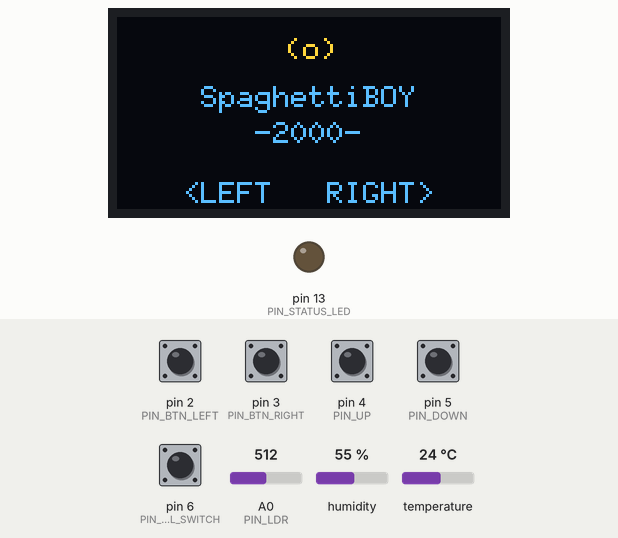
This sketch was run on a simulated Arduino Uno, built with avr-gcc and run on an emulated ATmega328P. Parts: 128×64 one-colour display, output pins drawn as LEDs (lit = HIGH). The inputs (shaded band) are chosen by the test bench; at power-on: pin 2 (PIN_BTN_LEFT), pin 3 (PIN_BTN_RIGHT), pin 4 (PIN_UP), pin 5 (PIN_DOWN), pin 6 (PIN_KILL_SWITCH) HIGH, A0 (PIN_LDR) = 512, humidity 55 %, temperature 24 °C. The OLED is the two-colour kind (top 16 rows yellow); random numbers use the default seed unless the sketch sets one.

Above: at 1.8 s.
1.9 s: pin 2 (PIN_BTN_LEFT) pulled LOW for 0.15 s
At 3.5 s:
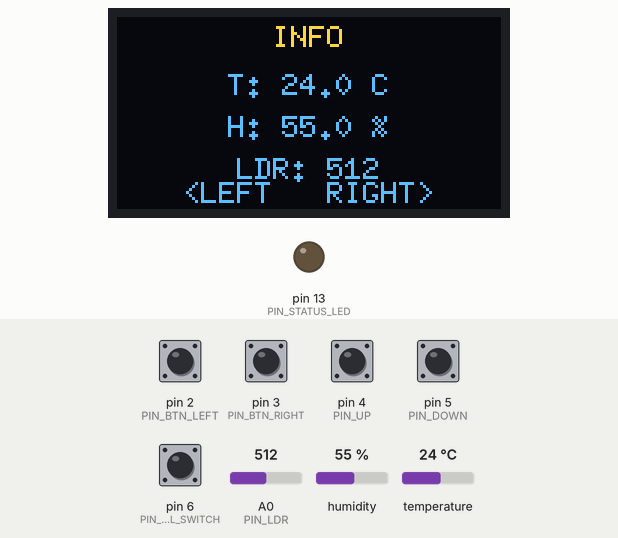
3.8 s: pin 3 (PIN_BTN_RIGHT) pulled LOW for 0.15 s
At 4.8 s:
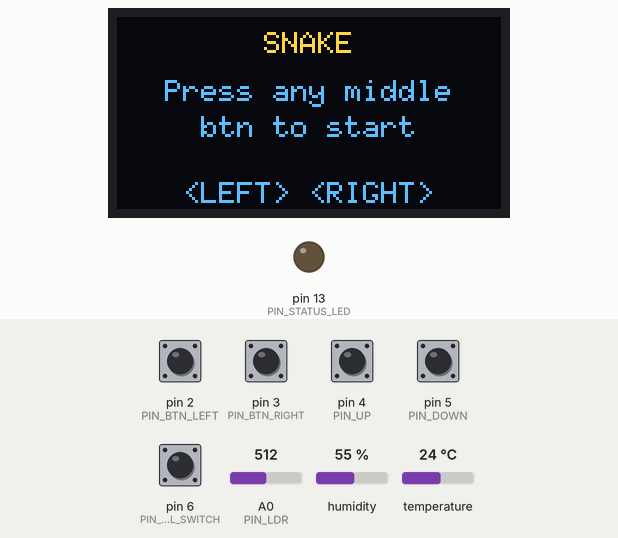
5.9 s: pin 6 (PIN_KILL_SWITCH) pulled LOW for 0.15 s
7.5 s: pin 4 (PIN_UP) pulled LOW for 0.15 s
At 7.76 s:
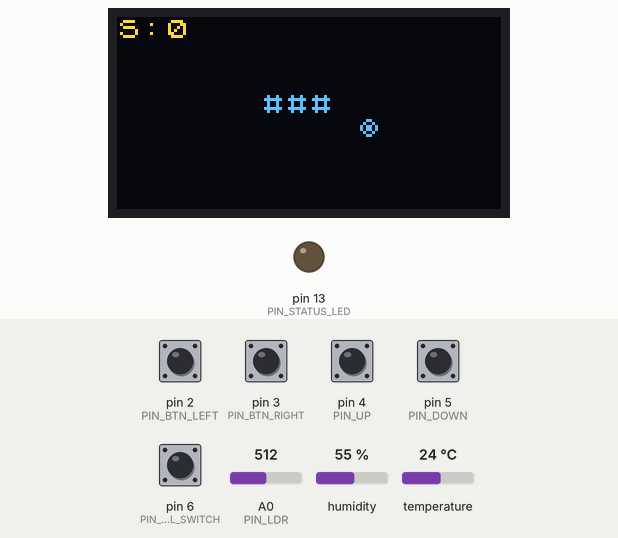
8.2 s: pin 6 (PIN_KILL_SWITCH) pulled LOW for 1 s
At 9.0 s:
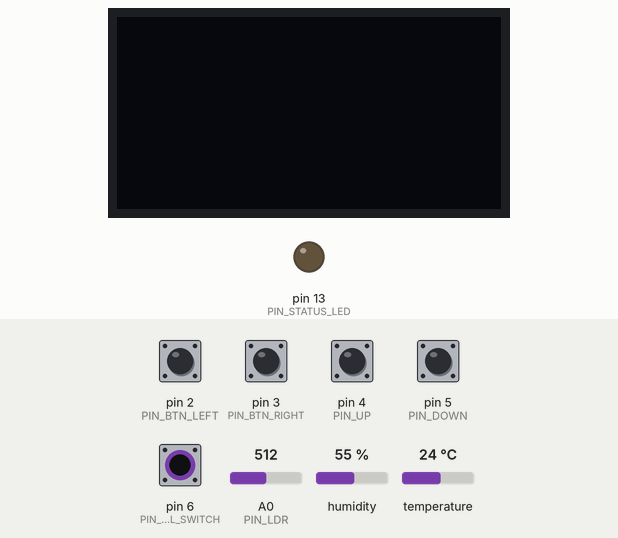
9.8 s: pin 5 (PIN_DOWN) pulled LOW for 0.15 s
At 10.34 s:
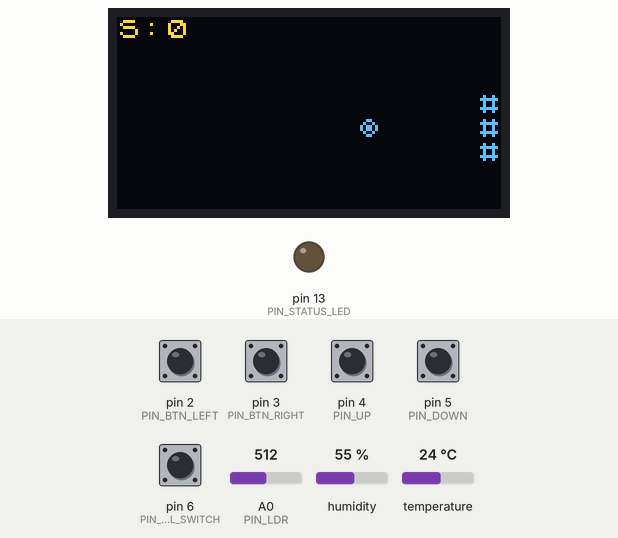
Timing chart, 0 to 11.5 s (numbered marks = the images above; inputs shaded):
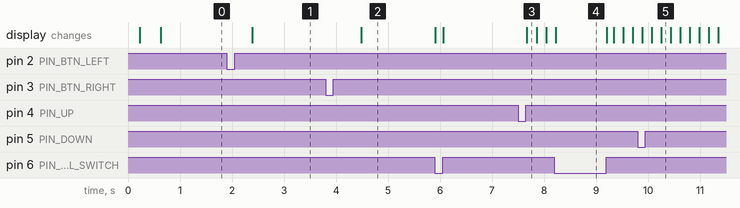

Measured:
- after the input at 1.9 s, the display: changes after 0.49 s (image 1)
- after the input at 3.8 s, the display: changes after 0.68 s (image 2)
- after the input at 7.5 s, the display: changes after 0.17 s (image 3)

The sketch:

spaghettiboy-2000-project.ino
```cpp
#include <Arduino.h>
#include <Wire.h>

#include "config.h"
#include "display.h"
#include "sensors.h"

void initSnakeGame();
void snakeGameOnEnter();
void snakeGameTick(uint32_t nowMs);
bool snakeGameExitRequested();
void clearSnakeGameExitRequest();
bool snakeGameAllowUiNavigation();
void snakeGameSetPowerSave(bool enabled);

AppState currentState = UI_SPLASH;
AppState lastActiveState = UI_SPLASH;
unsigned long lastReadMs = 0;
unsigned long bootStartMs = 0;

bool prevLeftPressed  = false;
bool prevRightPressed = false;

void setState(AppState next) {
  if (next != currentState) {
    const AppState previous = currentState;
    if (previous != UI_IDLE) {
      lastActiveState = previous;
    }
    currentState = next;
    if (currentState == UI_GAME && previous != UI_IDLE) {
      snakeGameOnEnter();
    }
    renderCurrentState(currentState);
  }
}

bool isIdleSwitchActive() {
  // INPUT_PULLUP with switch to GND: closed means IDLE requested.
  return digitalRead(PIN_KILL_SWITCH) == LOW;
}

// -----------------------------
// Input + navigation
// -----------------------------
bool isPressed(uint8_t pin) {
  // Buttons expected with internal pull-up: pressed = LOW.
  return digitalRead(pin) == LOW;
}

void handleNavigation() {
  const bool leftPressed  = isPressed(PIN_BTN_LEFT);
  const bool rightPressed = isPressed(PIN_BTN_RIGHT);

  const bool leftEdge  = leftPressed  && !prevLeftPressed;
  const bool rightEdge = rightPressed && !prevRightPressed;

  prevLeftPressed  = leftPressed;
  prevRightPressed = rightPressed;

  // Minimal debounce cost; keeps code tiny.
  delay(8);

  switch (currentState) {
    case UI_SPLASH:
      if (leftEdge) {
        setState(UI_INFO);
      } else if (rightEdge) {
        setState(UI_GAME);
      }
      break;

    case UI_INFO:
      if (leftEdge) {
        setState(UI_SPLASH);
      } else if (rightEdge) {
        setState(UI_GAME);
      }
      break;

    case UI_GAME:
      // Allow UI navigation buttons only while snake is in its own splash state.
      if (snakeGameAllowUiNavigation()) {
        if (rightEdge) {
          setState(UI_SPLASH);
        } else if (leftEdge) {
          setState(UI_INFO);
        }
      }
      break;
  }
}

void setup() {
  pinMode(PIN_LDR, INPUT);
  pinMode(PIN_BTN_LEFT, INPUT_PULLUP);
  pinMode(PIN_BTN_RIGHT, INPUT_PULLUP);
  pinMode(PIN_KILL_SWITCH, INPUT_PULLUP);
  pinMode(PIN_STATUS_LED, OUTPUT);

  Serial.begin(SERIAL_BAUD);
  Wire.begin();

  initSensors();
  readSensors();
  initOled();
  initSnakeGame();
  bootStartMs = millis();
  renderCurrentState(currentState);
}

void loop() {
  const unsigned long now = millis();

  const bool idleRequested = isIdleSwitchActive();
  if (idleRequested) {
    if (currentState != UI_IDLE) {
      setDisplayPowerSave(true);
      snakeGameSetPowerSave(true);
      digitalWrite(PIN_STATUS_LED, LOW);
      setState(UI_IDLE);
    }
    delay(20);
    return;
  }

  if (currentState == UI_IDLE) {
    setDisplayPowerSave(false);
    snakeGameSetPowerSave(false);
    setState(lastActiveState == UI_IDLE ? UI_SPLASH : lastActiveState);
  }

  handleNavigation();

  if (currentState == UI_GAME) {
    snakeGameTick(now);
    if (snakeGameExitRequested()) {
      clearSnakeGameExitRequest();
      setState(UI_SPLASH);
    }
  }

  if (now - lastReadMs >= READ_INTERVAL_MS) {
    readSensors();
    lastReadMs = now;
    if (currentState == UI_INFO) {
      renderInfo();
    }
  }

  if (currentState != UI_GAME) {
    updateDisplayBrightness(lightRaw);
  }
}
```

display.cpp
```cpp
#include "display.h"
#include "sensors.h"
#include "config.h"
#include <stdlib.h>

U8G2_SSD1306_128X64_NONAME_1_HW_I2C u8g2(U8G2_R0, U8X8_PIN_NONE);

void drawCenteredText(uint8_t y, const char* text) {
  const int16_t textWidth = (int16_t)u8g2.getStrWidth(text);
  int16_t x = ((int16_t)OLED_WIDTH - textWidth) / 2;
  if (x < 0) {
    x = 0;
  }
  u8g2.drawStr((uint8_t)x, y, text);
}

void initOled() {
  u8g2.setI2CAddress(OLED_ADDR << 1);
  u8g2.begin();
  u8g2.setPowerSave(0);
  u8g2.setContrast(180);
  u8g2.firstPage();
  do {
    u8g2.setFont(u8g2_font_6x10_tf);
    drawCenteredText(12, "Display init");
  } while (u8g2.nextPage());
}

void renderSplash() {
  u8g2.firstPage();
  do {
    u8g2.setFont(u8g2_font_6x10_tf);
    drawCenteredText(14, "(o)");
    drawCenteredText(30, "SpaghettiBOY");
    drawCenteredText(42, "-2000-");
    drawCenteredText(62, "<LEFT   RIGHT>");
  } while (u8g2.nextPage());
}

void renderInfo() {
  char line[24];
  char valueBuf[12];

  u8g2.firstPage();
  do {
    u8g2.setFont(u8g2_font_6x10_tf);
    drawCenteredText(10, "INFO");

    if (isnan(temperatureC)) {
      drawCenteredText(26, "T: N/A");
    } else {
      dtostrf(temperatureC, 0, 1, valueBuf);
      snprintf(line, sizeof(line), "T: %s C", valueBuf);
      drawCenteredText(26, line);
    }

    if (isnan(humidityPct)) {
      drawCenteredText(40, "H: N/A");
    } else {
      dtostrf(humidityPct, 0, 1, valueBuf);
      snprintf(line, sizeof(line), "H: %s %%", valueBuf);
      drawCenteredText(40, line);
    }

    snprintf(line, sizeof(line), "LDR: %d", lightRaw);
    drawCenteredText(54, line);
    drawCenteredText(62, "<LEFT   RIGHT>");
  } while (u8g2.nextPage());
}

void renderCurrentState(AppState state) {
  switch (state) {
    case UI_SPLASH: renderSplash(); break;
    case UI_INFO:   renderInfo();   break;
    case UI_GAME:                 break;
    case UI_IDLE:                 break;
  }
}

void updateDisplayBrightness(int lightRaw) {
  int targetContrast = map(constrain(lightRaw, 0, 1023), 0, 1023, 5, 255);
  u8g2.setContrast(targetContrast);
}

void setDisplayPowerSave(bool enabled) {
  u8g2.setPowerSave(enabled ? 1 : 0);
}
```

display.h
```cpp
#ifndef DISPLAY_H
#define DISPLAY_H


#include <U8g2lib.h>
#include "config.h"

enum AppState : uint8_t {
	UI_SPLASH = 0,
	UI_INFO   = 1,
	UI_GAME   = 2,
	UI_IDLE   = 3
};

extern U8G2_SSD1306_128X64_NONAME_1_HW_I2C u8g2;

void drawCenteredText(uint8_t y, const char* text);
void initOled();
void renderSplash();
void renderInfo();
void renderCurrentState(AppState state);
void updateDisplayBrightness(int lightRaw);
void setDisplayPowerSave(bool enabled);

#endif
```

sensors.cpp
```cpp
#include "sensors.h"

Adafruit_SHT31 sht31 = Adafruit_SHT31();

float temperatureC = NAN;
float humidityPct = NAN;
int lightRaw = 0;
bool sensorOk = false;

void initSensors() {
  sensorOk = sht31.begin(SHT31_ADDR);
  if (!sensorOk) sensorOk = sht31.begin(SHT31_ADDR_BACKUP);
}

void readSensors() {
  lightRaw = analogRead(PIN_LDR);
  temperatureC = sht31.readTemperature();
  humidityPct = sht31.readHumidity();
}
```

sensors.h
```cpp
#ifndef SENSORS_H
#define SENSORS_H

#include <Adafruit_SHT31.h>
#include "config.h"

extern float temperatureC;
extern float humidityPct;
extern int lightRaw;
extern bool sensorOk;

void initSensors();
void readSensors();

#endif
```

snake_game.cpp
```cpp
#include <Arduino.h>
#include <Wire.h>
#include <U8g2lib.h>

#include "config.h"
#include "display.h"

/*
  Snake game module for ATmega328P + 128x64 OLED.
  This module keeps all game logic in one translation unit and is driven from UI_GAME.
  Uses shared U8G2 display with double-buffering for flicker-free rendering.
*/

namespace {

// Use the shared U8G2 display from display.cpp (extern declared in display.h)
// No need to create a separate display object

// ---------------- Controls ----------------
// Keep existing project navigation pins for splash/info, add two dedicated game buttons.
static const uint8_t PIN_LEFT = PIN_BTN_LEFT;
static const uint8_t PIN_RIGHT = PIN_BTN_RIGHT;
static const uint8_t PIN_UP = PIN_BTN_GAME_UP;
static const uint8_t PIN_DOWN = PIN_BTN_GAME_DOWN;

// ---------------- Game grid ----------------
static const uint8_t GRID_W = 16;                                 // 128 / 8
static const uint8_t GRID_H = 8;                                  // 64 / 8
static const uint16_t MAX_LEN = (uint16_t)GRID_W * (uint16_t)GRID_H;
static const uint8_t PLAYFIELD_MIN_Y = 1;                         // row 0 reserved for HUD
static const uint8_t PLAYFIELD_MAX_Y = GRID_H - 1;

static uint8_t snakeX[MAX_LEN];
static uint8_t snakeY[MAX_LEN];
static uint16_t snakeLen = 0;

static uint8_t foodX = 0;
static uint8_t foodY = 0;

enum Dir : uint8_t { DIR_UP, DIR_DOWN, DIR_LEFT, DIR_RIGHT };
static Dir dir = DIR_RIGHT;
static Dir queuedDir = DIR_RIGHT;

enum GameState : uint8_t { STATE_SPLASH, STATE_PLAY, STATE_GAMEOVER };
static GameState state = STATE_SPLASH;

// Timing
static uint32_t lastStepMs = 0;
static uint16_t stepIntervalMs = 180;
static bool needsRender = true;

// Exit UI_GAME by holding UP + DOWN.
static bool exitRequested = false;
static uint32_t dualHoldStartMs = 0;
static const uint16_t EXIT_HOLD_MS = 800;

struct Button {
  uint8_t pin;
  bool stable;
  bool lastStable;
  uint32_t lastChangeMs;
};

static Button btnUp    { PIN_UP,    false, false, 0 };
static Button btnDown  { PIN_DOWN,  false, false, 0 };
static Button btnLeft  { PIN_LEFT,  false, false, 0 };
static Button btnRight { PIN_RIGHT, false, false, 0 };

static const uint16_t DEBOUNCE_MS = 25;

static bool readPressedRaw(uint8_t pin) {
  return digitalRead(pin) == LOW;
}

static void updateButton(Button &b, uint32_t nowMs) {
  bool raw = readPressedRaw(b.pin);
  if (raw != b.stable && (uint32_t)(nowMs - b.lastChangeMs) >= DEBOUNCE_MS) {
    b.lastStable = b.stable;
    b.stable = raw;
    b.lastChangeMs = nowMs;
  }
}

static bool pressedEdge(const Button &b) {
  return (b.stable == true) && (b.lastStable == false);
}

static void clearButtonEdges() {
  btnUp.lastStable = btnUp.stable;
  btnDown.lastStable = btnDown.stable;
  btnLeft.lastStable = btnLeft.stable;
  btnRight.lastStable = btnRight.stable;
}

static bool snakeOccupies(uint8_t x, uint8_t y) {
  for (uint16_t i = 0; i < snakeLen; i++) {
    if (snakeX[i] == x && snakeY[i] == y) return true;
  }
  return false;
}

static void spawnFood() {
  for (uint16_t tries = 0; tries < 2000; tries++) {
    uint8_t x = (uint8_t)random(GRID_W);
    uint8_t y = (uint8_t)random(PLAYFIELD_MIN_Y, GRID_H);
    if (!snakeOccupies(x, y)) {
      foodX = x;
      foodY = y;
      return;
    }
  }
  foodX = 0;
  foodY = 0;
}

static void resetGame() {
  snakeLen = 3;
  uint8_t startX = GRID_W / 2;
  uint8_t startY = (PLAYFIELD_MIN_Y + PLAYFIELD_MAX_Y) / 2;
  snakeX[0] = startX;
  snakeY[0] = startY;
  snakeX[1] = startX - 1;
  snakeY[1] = startY;
  snakeX[2] = startX - 2;
  snakeY[2] = startY;
  dir = DIR_RIGHT;
  queuedDir = DIR_RIGHT;
  stepIntervalMs = 180;
  spawnFood();
  lastStepMs = millis();
}

static bool isOpposite(Dir a, Dir b) {
  return (a == DIR_UP && b == DIR_DOWN) ||
         (a == DIR_DOWN && b == DIR_UP) ||
         (a == DIR_LEFT && b == DIR_RIGHT) ||
         (a == DIR_RIGHT && b == DIR_LEFT);
}

static bool anyButtonPressedRaw() {
  return readPressedRaw(PIN_UP) || readPressedRaw(PIN_DOWN) ||
         readPressedRaw(PIN_LEFT) || readPressedRaw(PIN_RIGHT);
}

static bool startButtonPressedRaw() {
  // Game starts from the two middle buttons (D4/D5 in this project).
  return readPressedRaw(PIN_LEFT) || readPressedRaw(PIN_RIGHT);
}

static void updateExitRequest(uint32_t nowMs) {
  const bool dualPressed = readPressedRaw(PIN_LEFT) && readPressedRaw(PIN_RIGHT);
  if (dualPressed) {
    if (dualHoldStartMs == 0) {
      dualHoldStartMs = nowMs;
    } else if ((uint32_t)(nowMs - dualHoldStartMs) >= EXIT_HOLD_MS) {
      exitRequested = true;
    }
  } else {
    dualHoldStartMs = 0;
  }
}

static void handleInput(uint32_t nowMs) {
  updateButton(btnUp, nowMs);
  updateButton(btnDown, nowMs);
  updateButton(btnLeft, nowMs);
  updateButton(btnRight, nowMs);

  if (pressedEdge(btnUp))    queuedDir = DIR_UP;
  if (pressedEdge(btnDown))  queuedDir = DIR_DOWN;
  if (pressedEdge(btnLeft))  queuedDir = DIR_LEFT;
  if (pressedEdge(btnRight)) queuedDir = DIR_RIGHT;

  if (!isOpposite(dir, queuedDir)) {
    dir = queuedDir;
  }

  clearButtonEdges();
}

static void stepGame() {
  int16_t nx = snakeX[0];
  int16_t ny = snakeY[0];
  switch (dir) {
    case DIR_UP:    ny--; break;
    case DIR_DOWN:  ny++; break;
    case DIR_LEFT:  nx--; break;
    case DIR_RIGHT: nx++; break;
  }

  if (nx < 0) nx = GRID_W - 1;
  if (nx >= GRID_W) nx = 0;
  if (ny < PLAYFIELD_MIN_Y) ny = PLAYFIELD_MAX_Y;
  if (ny > PLAYFIELD_MAX_Y) ny = PLAYFIELD_MIN_Y;

  uint8_t newX = (uint8_t)nx;
  uint8_t newY = (uint8_t)ny;

  bool willEat = (newX == foodX && newY == foodY);
  uint16_t tailIndex = snakeLen - 1;
  bool hitsBody = false;
  for (uint16_t i = 0; i < snakeLen; i++) {
    if (snakeX[i] == newX && snakeY[i] == newY) {
      if (!willEat && i == tailIndex) {
        hitsBody = false;
      } else {
        hitsBody = true;
      }
      break;
    }
  }
  if (hitsBody) {
    state = STATE_GAMEOVER;
    return;
  }

  if (snakeLen < MAX_LEN) {
    for (int16_t i = (int16_t)snakeLen - 1; i >= 1; i--) {
      snakeX[i] = snakeX[i - 1];
      snakeY[i] = snakeY[i - 1];
    }
  }
  snakeX[0] = newX;
  snakeY[0] = newY;

  if (willEat) {
    if (snakeLen < MAX_LEN) {
      snakeLen++;
    }
    spawnFood();
    if (stepIntervalMs > 70) stepIntervalMs -= 3;
  }
}

static void renderPlay() {
  char score[8];
  const uint16_t points = (snakeLen >= 3) ? (snakeLen - 3) : 0;

  // Use firstPage/nextPage mode to match main UI rendering
  u8g2.firstPage();
  do {
    u8g2.setFont(u8g2_font_chroma48medium8_8r);

    // Draw score at top
    snprintf(score, sizeof(score), "S:%u", points);
    u8g2.drawStr(0, 7, score);

    // Draw food at grid position (grid cells are 8x8 pixels)
    u8g2.drawStr(foodX * 8, foodY * 8, "@");

    // Draw snake body
    for (uint16_t i = 0; i < snakeLen; i++) {
      u8g2.drawStr(snakeX[i] * 8, snakeY[i] * 8, "#");
    }
  } while (u8g2.nextPage());
}

static void renderGameSplash() {
  u8g2.firstPage();
  do {
    u8g2.setFont(u8g2_font_6x10_tf);
    drawCenteredText(12, "SNAKE");
    drawCenteredText(28, "Press any middle");
    drawCenteredText(40, "btn to start");
    drawCenteredText(62, "<LEFT> <RIGHT>");
  } while (u8g2.nextPage());
}

static void renderGameOver() {
  char scoreLine[18];
  snprintf(scoreLine, sizeof(scoreLine), "Length:%u", snakeLen);

  u8g2.firstPage();
  do {
    u8g2.setFont(u8g2_font_6x10_tf);
    drawCenteredText(12, "GAME OVER");
    drawCenteredText(28, scoreLine);
    drawCenteredText(40, "Press middle btn");
    drawCenteredText(56, "to restart");
  } while (u8g2.nextPage());
}

} // namespace

void initSnakeGame() {
  pinMode(PIN_UP, INPUT_PULLUP);
  pinMode(PIN_DOWN, INPUT_PULLUP);
  pinMode(PIN_LEFT, INPUT_PULLUP);
  pinMode(PIN_RIGHT, INPUT_PULLUP);

  randomSeed((uint32_t)analogRead(PIN_LDR) ^ ((uint32_t)micros() << 16));

  resetGame();
  state = STATE_SPLASH;
  needsRender = true;
  exitRequested = false;
  dualHoldStartMs = 0;
}

void snakeGameOnEnter() {
  state = STATE_SPLASH;
  needsRender = true;
  exitRequested = false;
  dualHoldStartMs = 0;
  clearButtonEdges();

  // Wait for all buttons to be released before allowing game input
  while (anyButtonPressedRaw()) {
    delay(10);
  }
}

void snakeGameTick(uint32_t nowMs) {
  const GameState beforeState = state;
  updateExitRequest(nowMs);

  switch (state) {
    case STATE_SPLASH:
      if (needsRender) {
        renderGameSplash();
        needsRender = false;
      }
      // Update button debouncing first
      updateButton(btnUp, nowMs);
      updateButton(btnDown, nowMs);
      updateButton(btnLeft, nowMs);
      updateButton(btnRight, nowMs);
      // Check for edge BEFORE clearing
      if (pressedEdge(btnUp) || pressedEdge(btnDown)) {
        resetGame();
        state = STATE_PLAY;
        needsRender = true;
      }
      clearButtonEdges();
      delay(20);
      break;

    case STATE_PLAY:
      {
      bool stepped = false;
      handleInput(nowMs);
      if ((uint32_t)(nowMs - lastStepMs) >= stepIntervalMs) {
        lastStepMs = nowMs;
        stepGame();
        stepped = true;
      }
      if (state == STATE_PLAY && (needsRender || stepped)) {
        renderPlay();
        needsRender = false;
      }
      }
      break;

    case STATE_GAMEOVER:
      if (needsRender) {
        renderGameOver();
        needsRender = false;
      }
      // Update button debouncing first
      updateButton(btnUp, nowMs);
      updateButton(btnDown, nowMs);
      updateButton(btnLeft, nowMs);
      updateButton(btnRight, nowMs);
      // Check for edge BEFORE clearing
      if (pressedEdge(btnUp) || pressedEdge(btnDown)) {
        resetGame();
        state = STATE_PLAY;
        needsRender = true;
      }
      clearButtonEdges();
      delay(20);
      break;
  }

  if (state != beforeState) {
    needsRender = true;
  }
}

bool snakeGameExitRequested() {
  return exitRequested;
}

void clearSnakeGameExitRequest() {
  exitRequested = false;
}

bool snakeGameAllowUiNavigation() {
  return state == STATE_SPLASH;
}

void snakeGameSetPowerSave(bool enabled) {
  u8g2.setPowerSave(enabled ? 1 : 0);
  if (!enabled) {
    needsRender = true;
  }
}
```

config.h
```cpp
#ifndef CONFIG_H
#define CONFIG_H

#include <Arduino.h>

// Pins
constexpr uint8_t PIN_LDR = A0;
constexpr uint8_t PIN_STATUS_LED = LED_BUILTIN;

constexpr uint8_t PIN_BTN_LEFT  = 2;
constexpr uint8_t PIN_BTN_RIGHT = 3;
constexpr uint8_t PIN_BTN_GAME_UP = 4;
constexpr uint8_t PIN_BTN_GAME_DOWN = 5;
constexpr uint8_t PIN_KILL_SWITCH = 6;


// I2C
constexpr uint8_t OLED_ADDR = 0x3C;
constexpr uint8_t SHT31_ADDR = 0x44;
constexpr uint8_t SHT31_ADDR_BACKUP = 0x45;

// OLED size
constexpr uint8_t OLED_WIDTH = 128;
constexpr uint8_t OLED_HEIGHT = 64;

// Timing
constexpr unsigned long READ_INTERVAL_MS = 1000;

// Serial
constexpr unsigned long SERIAL_BAUD = 9600;

#endif
```
